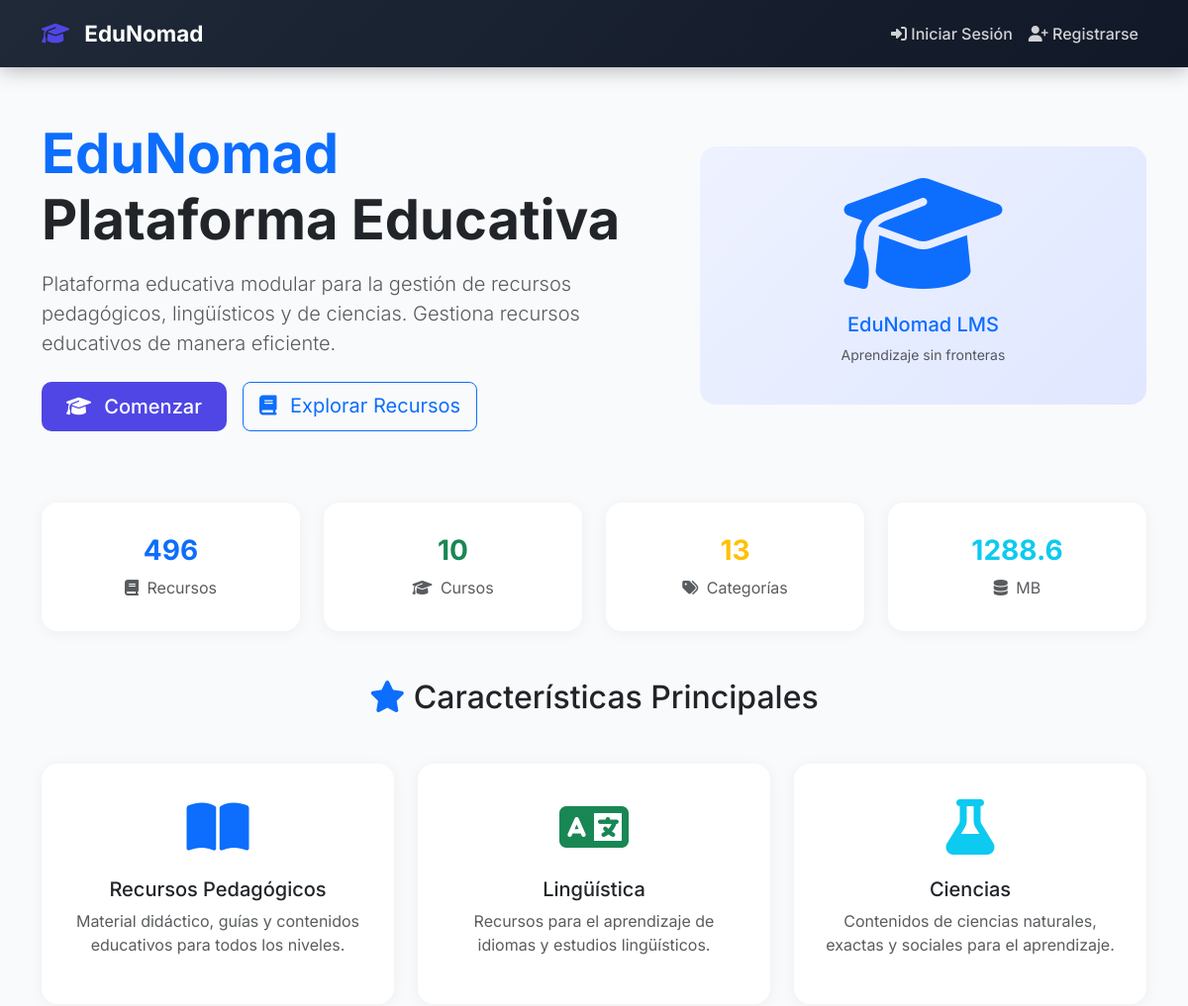
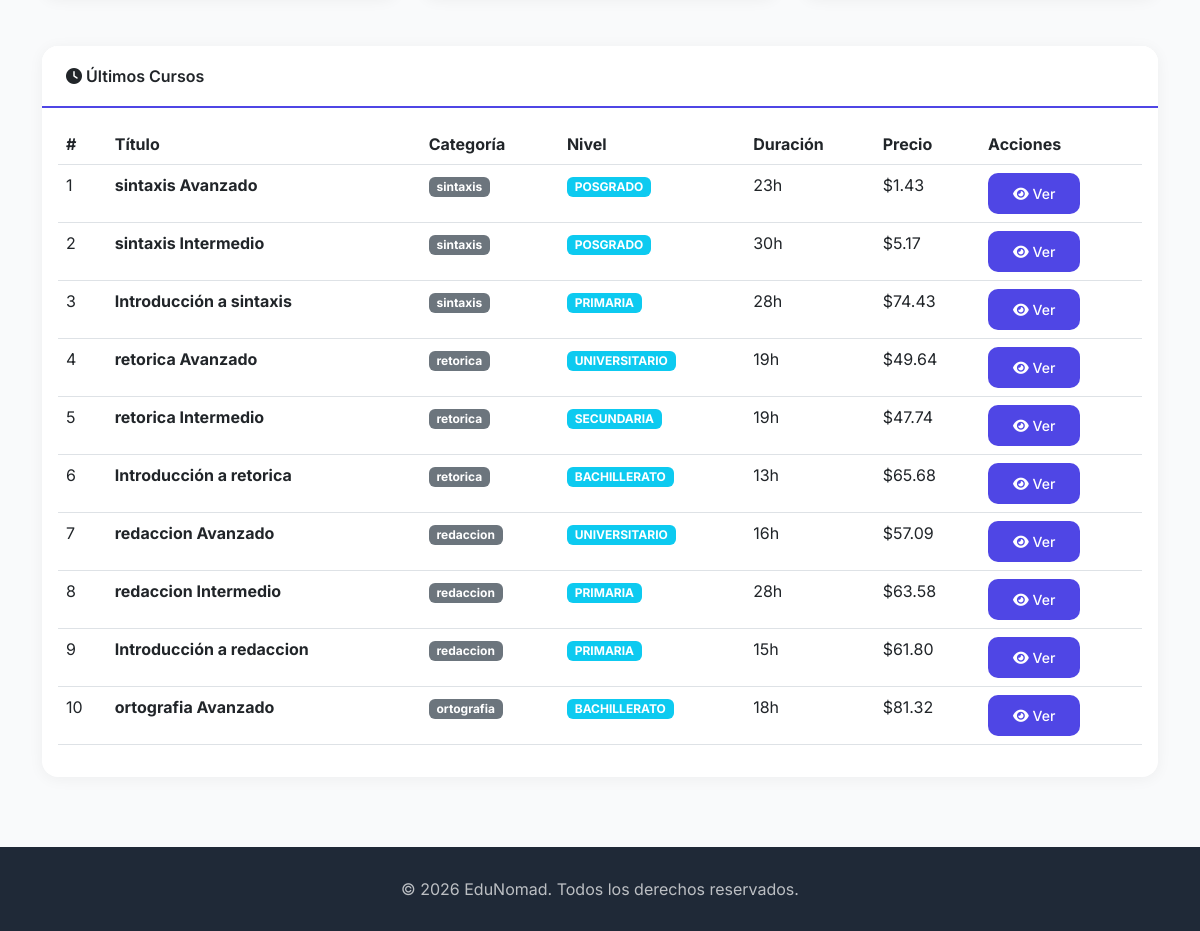
The page / on the database its author committed (2 pictures, top to bottom).
### apps/core/models.py (models this page shows, shortened)
class Curso(models.Model):
    NIVELES = [
        ('PRIMARIA', 'Primaria'),
        ('SECUNDARIA', 'Secundaria'),
        ('BACHILLERATO', 'Bachillerato'),
        ('UNIVERSITARIO', 'Universitario'),
        ('POSGRADO', 'Posgrado'),
        ('LIBRE', 'Libre'),
    ]
    ESTADOS = [
        ('BORRADOR', 'Borrador'),
        ('PUBLICADO', 'Publicado'),
        ('ARCHIVADO', 'Archivado'),
    ]
    titulo = models.CharField(max_length=200)
    slug = models.SlugField(max_length=200, unique=True, blank=True)
    descripcion = models.TextField()
    categoria = models.CharField(max_length=100, db_index=True)
    nivel = models.CharField(max_length=20, choices=NIVELES, default='LIBRE')
    estado = models.CharField(max_length=20, choices=ESTADOS, default='BORRADOR')
    duracion_horas = models.IntegerField(default=10)
    recursos = models.ManyToManyField(RecursoEducativo, related_name='cursos', blank=True)
    fecha_creacion = models.DateTimeField(auto_now_add=True)
    fecha_actualizacion = models.DateTimeField(auto_now=True)
    imagen_url = models.URLField(blank=True, null=True)
    palabras_clave = models.CharField(max_length=500, blank=True)
    precio = models.DecimalField(max_digits=10, decimal_places=2, default=0.00)
    class Meta:
        ordering = ['-fecha_creacion']
        indexes = [
            models.Index(fields=['categoria']),
            models.Index(fields=['nivel']),
            models.Index(fields=['estado']),
        ]

### apps/core/views.py (the view)
# urls.py: path('', home, name='home'),
def home(request):
    recursos = RecursoEducativo.objects.all()
    cursos = Curso.objects.all().order_by('-id')[:10]
    total_recursos = recursos.count()
    total_cursos = cursos.count()
    total_categorias = recursos.values('categoria').distinct().count()
    total_bytes = recursos.aggregate(Sum('tamanio_bytes'))['tamanio_bytes__sum'] or 0
    total_mb = round(total_bytes / (1024 * 1024), 1)
    context = {
        'total_recursos': total_recursos,
        'total_cursos': total_cursos,
        'total_categorias': total_categorias,
        'total_mb': total_mb,
        'cursos': cursos,
        'recursos': recursos,
    }
    return render(request, 'lms/home.html', context)

### templates/lms/home.html (shortened to what this page needs)
{% extends "base.html" %}
{% block content %}
<div class="animate-fade-in">
    <div class="row align-items-center mb-5 py-4">
        <div class="col-lg-7">
            <h1 class="display-4 fw-bold mb-3">
                <span class="text-primary">EduNomad</span>
                <br>Plataforma Educativa
            </h1>
            <p class="lead text-muted mb-4">
                Plataforma educativa modular para la gestión de recursos pedagógicos,
                lingüísticos y de ciencias. Gestiona recursos educativos de manera eficiente.
            </p>
            <div class="d-flex gap-3 flex-wrap">
                <a href="{% if user.is_authenticated %}/dashboard/{% else %}/login/{% endif %}" class="btn btn-primary btn-lg">
                    <i class="fas fa-graduation-cap me-2"></i> Comenzar
                </a>
                <a href="/recursos/" class="btn btn-outline-primary btn-lg">
                    <i class="fas fa-book me-2"></i> Explorar Recursos
                </a>
            </div>
        </div>
        <div class="col-lg-5 text-center">
            <div class="bg-light rounded-4 p-4" style="background: linear-gradient(135deg, #EEF2FF 0%, #E0E7FF 100%) !important;">
                <i class="fas fa-graduation-cap text-primary" style="font-size: 8rem;"></i>
                <h5 class="mt-3 text-primary">EduNomad LMS</h5>
                <p class="text-muted small">Aprendizaje sin fronteras</p>
            </div>
        </div>
    </div>
    <div class="row g-4 mb-5">
        <div class="col-md-3 col-6">
            <div class="card text-center py-3">
                <div class="card-body">
                    <h3 class="text-primary fw-bold">{{ total_recursos|default:0 }}</h3>
                    <p class="text-muted mb-0"><i class="fas fa-book me-1"></i> Recursos</p>
                </div>
            </div>
        </div>
        <div class="col-md-3 col-6">
            <div class="card text-center py-3">
                <div class="card-body">
                    <h3 class="text-success fw-bold">{{ total_cursos|default:0 }}</h3>
                    <p class="text-muted mb-0"><i class="fas fa-graduation-cap me-1"></i> Cursos</p>
                </div>
            </div>
        </div>
        <div class="col-md-3 col-6">
            <div class="card text-center py-3">
                <div class="card-body">
                    <h3 class="text-warning fw-bold">{{ total_categorias|default:0 }}</h3>
                    <p class="text-muted mb-0"><i class="fas fa-tags me-1"></i> Categorías</p>
                </div>
            </div>
        </div>
        <div class="col-md-3 col-6">
            <div class="card text-center py-3">
                <div class="card-body">
                    <h3 class="text-info fw-bold">{{ total_mb|default:0 }}</h3>
                    <p class="text-muted mb-0"><i class="fas fa-database me-1"></i> MB</p>
                </div>
            </div>
        </div>
    </div>
    <div class="row g-4 mb-5">
        <div class="col-12">
            <h2 class="text-center mb-4">
                <i class="fas fa-star text-primary"></i> Características Principales
            </h2>
        </div>
        <div class="col-md-4">
            <div class="card text-center h-100 p-3">
                <div class="card-body">
                    <div class="display-4 text-primary mb-3">
                        <i class="fas fa-book-open"></i>
                    </div>
                    <h5>Recursos Pedagógicos</h5>
                    <p class="text-muted">Material didáctico, guías y contenidos educativos para todos los niveles.</p>
                </div>
            </div>
        </div>
        <div class="col-md-4">
            <div class="card text-center h-100 p-3">
                <div class="card-body">
                    <div class="display-4 text-success mb-3">
                        <i class="fas fa-language"></i>
                    </div>
                    <h5>Lingüística</h5>
                    <p class="text-muted">Recursos para el aprendizaje de idiomas y estudios lingüísticos.</p>
                </div>
            </div>
        </div>
        <div class="col-md-4">
            <div class="card text-center h-100 p-3">
                <div class="card-body">
                    <div class="display-4 text-info mb-3">
                        <i class="fas fa-flask"></i>
                    </div>
                    <h5>Ciencias</h5>
                    <p class="text-muted">Contenidos de ciencias naturales, exactas y sociales para el aprendizaje.</p>
                </div>
            </div>
        </div>
    </div>
    <div class="card">
        <div class="card-header">
            <i class="fas fa-clock"></i> Últimos Cursos
        </div>
        <div class="card-body">
            <div class="table-responsive">
                <table class="table table-hover">
                    <thead>
                        <tr>
                            <th>#</th>
                            <th>Título</th>
                            <th>Categoría</th>
                            <th>Nivel</th>
                            <th>Duración</th>
                            <th>Precio</th>
                            <th>Acciones</th>
                        </tr>
                    </thead>
                    <tbody>
                        {% for curso in cursos %}
                        <tr>
                            <td>{{ forloop.counter }}</td>
                            <td><strong>{{ curso.titulo }}</strong></td>
                            <td><span class="badge bg-secondary">{{ curso.categoria }}</span></td>
                            <td><span class="badge bg-info">{{ curso.nivel }}</span></td>
                            <td>{{ curso.duracion_horas }}h</td>
                            <td>${{ curso.precio|floatformat:2 }}</td>
                            <td>
                                <a href="/cursos/{{ curso.id }}/" class="btn btn-sm btn-primary">
                                    <i class="fas fa-eye"></i> Ver
                                </a>
                            </td>
                        </tr>
                        {% empty %}
                        <tr>
                            <td colspan="7" class="text-center text-muted">
                                No hay cursos disponibles.
                            </td>
                        </tr>
                        {% endfor %}
                    </tbody>
                </table>
            </div>
        </div>
    </div>
</div>
{% endblock %}

### templates/base.html (style rules this page uses)
:root { --primary: #4F46E5; --primary-dark: #4338CA; --success: #10B981; --warning: #F59E0B; --danger: #EF4444; --info: #3B82F6; --dark: #1F2937; --gray: #6B7280; --light: #F3F4F6; }
* { margin: 0; padding: 0; box-sizing: border-box; }
body { font-family: 'Inter', 'Segoe UI', Tahoma, Geneva, Verdana, sans-serif; background: #F9FAFB; min-height: 100vh; }
.card { border: none; border-radius: 16px; box-shadow: 0 2px 15px rgba(0,0,0,0.05); transition: all 0.3s ease; background: white; }
.card-header { background: white; border-bottom: 2px solid var(--primary); font-weight: 600; padding: 18px 24px; border-radius: 16px 16px 0 0 !important; }
.btn-primary { background: var(--primary); border: none; padding: 10px 25px; border-radius: 10px; font-weight: 500; transition: all 0.3s; }
.animate-fade-in { animation: fadeInUp 0.5s ease forwards; }

### rows shown on the page
Curso: titulo "sintaxis Avanzado", categoria "sintaxis", nivel "POSGRADO", duracion_horas "23", precio "1.43"
Curso: titulo "sintaxis Intermedio", categoria "sintaxis", nivel "POSGRADO", duracion_horas "30", precio "5.17"
Curso: titulo "Introducción a sintaxis", categoria "sintaxis", nivel "PRIMARIA", duracion_horas "28", precio "74.43"
Curso: titulo "retorica Avanzado", categoria "retorica", nivel "UNIVERSITARIO", duracion_horas "19", precio "49.64"
Curso: titulo "retorica Intermedio", categoria "retorica", nivel "SECUNDARIA", duracion_horas "19", precio "47.74"
Curso: titulo "Introducción a retorica", categoria "retorica", nivel "BACHILLERATO", duracion_horas "13", precio "65.68"
Curso: titulo "redaccion Avanzado", categoria "redaccion", nivel "UNIVERSITARIO", duracion_horas "16", precio "57.09"
Curso: titulo "redaccion Intermedio", categoria "redaccion", nivel "PRIMARIA", duracion_horas "28", precio "63.58"
Curso: titulo "Introducción a redaccion", categoria "redaccion", nivel "PRIMARIA", duracion_horas "15", precio "61.80"
Curso: titulo "ortografia Avanzado", categoria "ortografia", nivel "BACHILLERATO", duracion_horas "18", precio "81.32"

### other values the page prints
{{ total_recursos|default:0 }} "496"
{{ total_cursos|default:0 }} "10"
{{ total_categorias|default:0 }} "13"
{{ total_mb|default:0 }} "1288.6"
